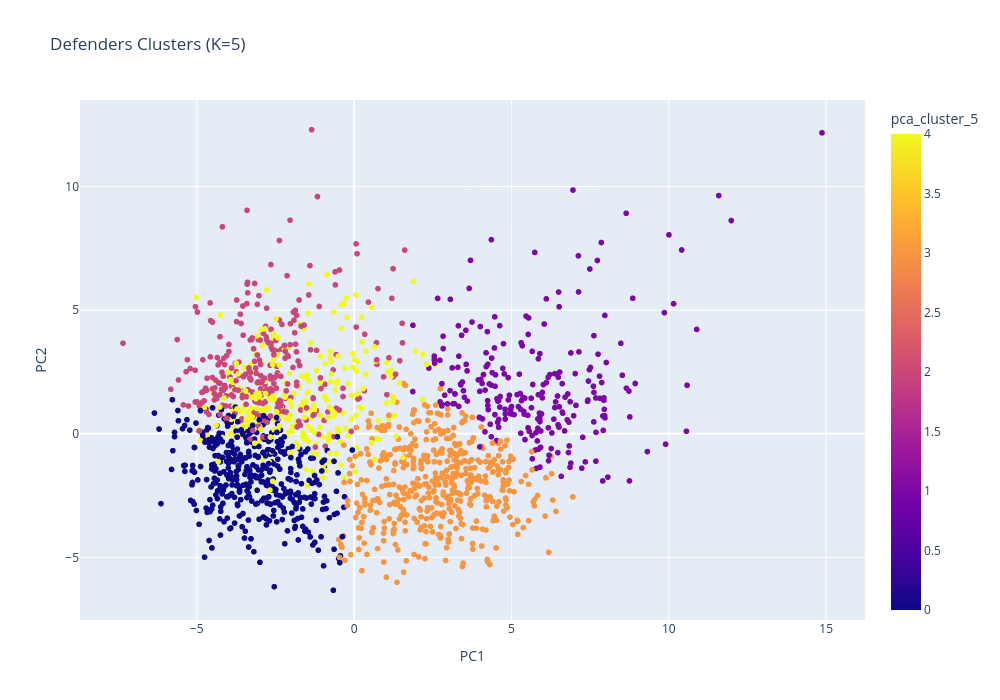

Notebook source saved alongside this figure:
### Code cell
df_avg["PC1"] = X_pca[:,0]
df_avg["PC2"] = X_pca[:,1]

fig = px.scatter(
    df_avg,
    x="PC1",
    y="PC2",
    color=f"pca_cluster_{cluster}",
    hover_name='player',         
    hover_data=['team','minutesplayed','number_of_seasons'], 
    title=f"Defenders Clusters (K={cluster})",
    width=1000,
    height=700
)

fig.show()

### Figure 1 — Plotly figure (JSON) as saved in the notebook; plotly's stock layout.template omitted (floating-point values rounded to 4 significant figures; data arrays with more than 128 entries replaced by an {"elided": "..."} marker saying what was removed)
{"data": [{"customdata": {"elided": "1723x3 mixed values"}, "hovertemplate": "<b>%{hovertext}</b><br><br>PC1=%{x}<br>PC2=%{y}<br>team=%{customdata[0]}<br>minutesplayed=%{customdata[1]}<br>number_of_seasons=%{customdata[2]}<br>pca_cluster_5=%{marker.color}<extra></extra>", "hovertext": {"elided": "1723 str values"}, "legendgroup": "", "marker": {"color": {"elided": "1723 int values"}, "coloraxis": "coloraxis", "symbol": "circle"}, "mode": "markers", "name": "", "showlegend": false, "type": "scattergl", "x": {"elided": "1723 float values"}, "xaxis": "x", "y": {"elided": "1723 float values"}, "yaxis": "y"}], "layout": {"coloraxis": {"colorbar": {"title": {"text": "pca_cluster_5"}}, "colorscale": [[0, "#0d0887"], [0.1111, "#46039f"], [0.2222, "#7201a8"], [0.3333, "#9c179e"], [0.4444, "#bd3786"], [0.5556, "#d8576b"], [0.6667, "#ed7953"], [0.7778, "#fb9f3a"], [0.8889, "#fdca26"], [1, "#f0f921"]]}, "height": 700, "legend": {"tracegroupgap": 0}, "title": {"text": "Defenders Clusters (K=5)"}, "width": 1000, "xaxis": {"anchor": "y", "domain": [0, 1], "title": {"text": "PC1"}}, "yaxis": {"anchor": "x", "domain": [0, 1], "title": {"text": "PC2"}}}}
